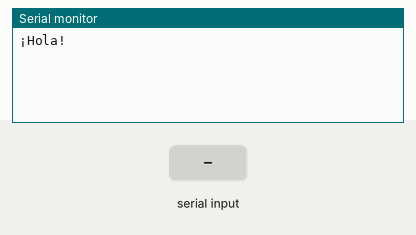
The sketch below on a simulated Arduino Uno, built with avr-gcc and run on an emulated ATmega328P. On the bench: the last lines printed to the serial monitor. The test bench sets the inputs (shaded band).

Above: at 2.0 s.
2.1 s: "90,45\n" received over Serial
At 2.9 s:
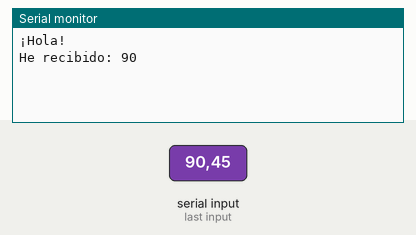
4.6 s: "30,150\n" received over Serial
At 7.4 s:
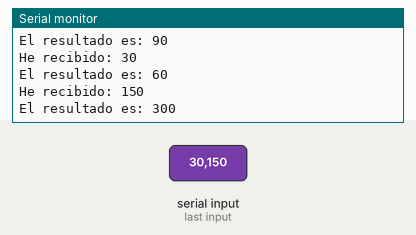
Timing chart, 0 to 8.9 s (numbered marks = the images above; inputs shaded):
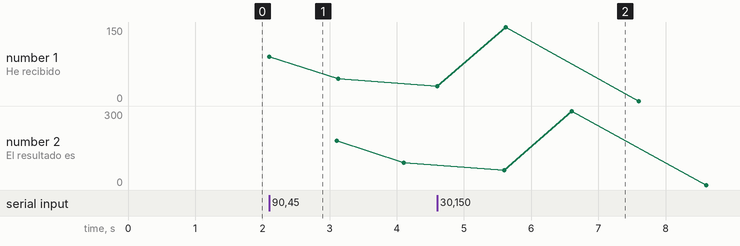

The sketch:

sketch_sep10a.ino
```cpp
void setup()
{
  Serial.begin(9600);
  while (!Serial) {
    ; //esperar hasta que se conecte el puerto. Necesario para el puerto nativo USB solamente
  }

  delay(800);
  Serial.println("¡Hola!");
}

void loop()
{
   // enviar datos solo cuando reciba datos:
        if (Serial.available() > 0) {
                // leer el siguiente int:
                int incomingInt;
                incomingInt = Serial.parseInt();

                // decir lo que ha leido:
                Serial.print("He recibido: ");
                Serial.println(incomingInt);
                incomingInt=incomingInt*2;
                delay(1000);
                Serial.print("El resultado es: ");
                Serial.println(incomingInt);
        }
}
```

Measured:
- after the input at 2.1 s, the serial monitor: prints a new line at once (image 1)
- after the input at 4.6 s, the serial monitor: prints a new line at once (image 2)
